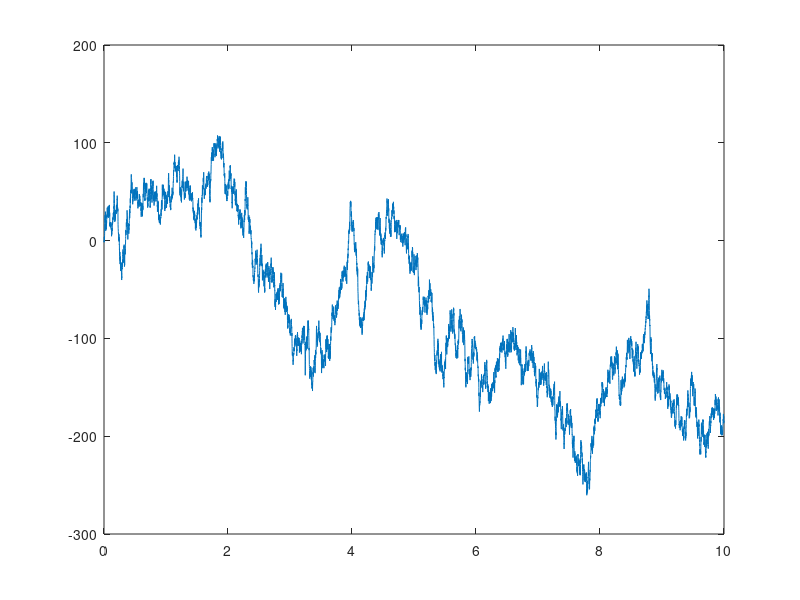

Write the MATLAB code that produced this figure.
T=10;              % Time perspective, we simulate interval [0,T]
sigma=100;            % Variance parameter
dt=0.001;           % Discretisation step
t=0:dt:T;           % Simulated time steps vector.
N=T/dt;             % Number of discritisation points
mu=100/N;
Z=randn(1,N);       % Simulates N random numbers from N(0,1)
X=mu+sqrt(dt)*sigma*Z; % Transforming numbers to N(0,sigma^2*dt)

% Constructing Brownian motion approximation, 
%W(0)=0, and 
%W(k*dt)=sum_{i=1}^k X_i
W=[0, cumsum(X)];   
% Plot walk   
plot(t,W)